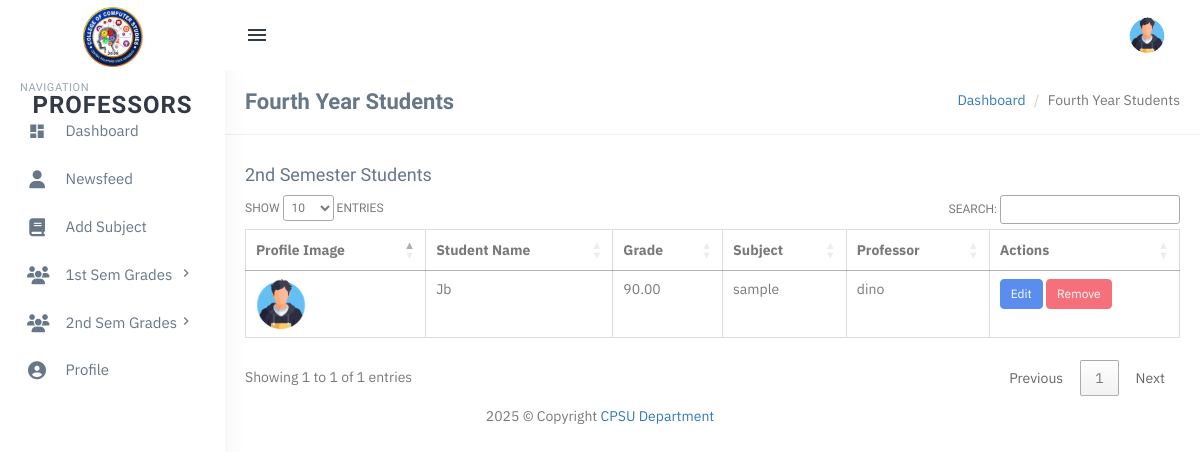
Page /users/professor/2ndsem-2nd-year.php (signed in) on the committed database.
### tables this page shows
CREATE TABLE `second_semester_students` (
  `id` int(11) NOT NULL,
  `student_id` int(11) NOT NULL,
  `grade` decimal(5,2) DEFAULT NULL,
  `subject_id` int(11) NOT NULL,
  `professor_id` int(11) NOT NULL,
  `semester` enum('1st Semester','2nd Semester') DEFAULT '2nd Semester',
  `date_added` timestamp NOT NULL DEFAULT current_timestamp(),
  `full_name` varchar(255) DEFAULT NULL
);

CREATE TABLE `users` (
  `id` int(11) NOT NULL,
  `full_name` varchar(255) NOT NULL,
  `email` varchar(255) NOT NULL,
  `password` varchar(255) NOT NULL,
  `role` enum('student','professor') NOT NULL,
  `year` varchar(255) DEFAULT NULL,
  `profile_image` varchar(255) DEFAULT './assets/profile-images/default-profile.png',
  `created_at` timestamp NOT NULL DEFAULT current_timestamp(),
  `year_level` varchar(20) DEFAULT 'Unassigned'
);

CREATE TABLE `subjects` (
  `id` int(11) NOT NULL,
  `subject_name` varchar(255) NOT NULL,
  `semester` enum('1st Semester','2nd Semester') NOT NULL,
  `created_at` timestamp NOT NULL DEFAULT current_timestamp()
);

CREATE TABLE `professors` (
  `id` int(11) NOT NULL,
  `full_name` varchar(255) NOT NULL,
  `email` varchar(255) NOT NULL,
  `password` varchar(255) NOT NULL,
  `created_at` timestamp NOT NULL DEFAULT current_timestamp(),
  `profile_image` varchar(255) DEFAULT NULL,
  `year_level` varchar(20) DEFAULT 'Unassigned'
);

### users/professor/2ndsem-2nd-year.php (the view, shortened to what this page needs)
<?php
include('includes/config.php');
$students_query = mysqli_query($con, "
SELECT u.id AS student_id, u.full_name, u.profile_image, u.created_at,
       fs.grade, fs.subject_id, fs.professor_id,
       s.subject_name, p.full_name AS professor_name
FROM users u
LEFT JOIN second_semester_students fs ON u.id = fs.student_id
LEFT JOIN subjects s ON fs.subject_id = s.id
LEFT JOIN professors p ON fs.professor_id = p.id
WHERE u.role = 'student'
  AND u.year = '2nd Year'
ORDER BY u.id ASC
");
$second_sem_students = mysqli_fetch_all($students_query, MYSQLI_ASSOC);
?>
<?php include('includes/topheader.php'); ?>
<?php include('includes/leftsidebar.php'); ?>
<link rel="stylesheet" href="https://cdn.datatables.net/1.13.4/css/jquery.dataTables.min.css">
<div class="content-page">
    <div class="content">
        <div class="container">
            <div class="row">
                <div class="col-xs-12">
                    <div class="page-title-box">
                        <h4 class="page-title">Fourth Year Students</h4>
                        <ol class="breadcrumb p-0 m-0">
                            <li><a href="#">Dashboard</a></li>
                            <li class="active">Fourth Year Students</li>
                        </ol>
                        <div class="clearfix"></div>
                    </div>
                </div>
            </div>
            <h4>2nd Semester Students</h4>
            <table id="secondSemesterTable" class="table table-bordered">
                <thead>
                    <tr>
                        <th>Profile Image</th>
                        <th>Student Name</th>
                        <th>Grade</th>
                        <th>Subject</th>
                        <th>Professor</th>
                        <th>Actions</th>
                    </tr>
                </thead>
                <tbody>
                    <?php foreach ($second_sem_students as $student) { ?>
                        <tr>
                            <td>
                                <img src="<?php echo (!empty($student['profile_image']) && file_exists('../student/assets/profile-images/' . basename($student['profile_image'])))
                                                ? '../student/assets/profile-images/' . basename($student['profile_image'])
                                                : '../student/assets/profile-images/default-profile.png'; ?>"
                                    alt="Profile Image" style="width: 50px; height: 50px;">
                            </td>
                            <td><?php echo htmlentities($student['full_name']); ?></td>
                            <td>
                                <?php if (!empty($student['grade'])) { ?>
                                    <span><?php echo $student['grade']; ?></span>
                                <?php } else { ?>
                                    <input type="number" class="form-control grade-input"
                                        data-student-id="<?php echo $student['student_id']; ?>">
                                <?php } ?>
                            </td>
                            <td>
                                <?php if (!empty($student['subject_name'])) { ?>
                                    <span><?php echo $student['subject_name']; ?></span>
                                <?php } ?>
                            </td>
                            <td>
                                <?php if (!empty($student['professor_name'])) { ?>
                                    <span><?php echo $student['professor_name']; ?></span>
                                <?php } ?>
                            </td>
                            <td>
                                <?php if (!empty($student['grade'])) { ?>
                                    <button class="btn btn-primary btn-sm edit-grade-btn"
                                        data-student-id="<?php echo $student['student_id']; ?>"
                                        data-grade="<?php echo $student['grade']; ?>">
                                        Edit
                                    </button>
                                    <form method="POST" action="2ndsem-2nd-year.php" style="display:inline;">
                                        <button type="submit" class="btn btn-danger btn-sm" onclick="return confirm('Are you sure you want to remove this grade?');">
                                            Remove
                                        </button>
                                    </form>
                                <?php } ?>
                            </td>
                        </tr>
                    <?php } ?>
                </tbody>
            </table>
        </div>
    </div>
</div>
<?php include('includes/footer.php'); ?>

### users/professor/assets/css/core.css (style rules this page uses)
body { font-family: "IBM Plex Sans", "Oxygen", "Ubuntu", "Cantarell", "Fira Sans", sans-serif; margin: 0; padding-bottom: 60px; overflow-x: hidden; color: #797979; }
html { position: relative; min-height: 100%; }
.h1, .h2, .h3, .h4, .h5, .h6, h1, h2, h3, h4, h5, h6 { color: #677788; font-family: 'Hind Madurai', sans-serif; margin: 10px 0; }
* { outline: none !important; }
.container { width: auto; }
.p-0 { padding: 0 !important; }
.m-0 { margin: 0 !important; }
.row { margin-right: -10px; margin-left: -10px; }
.col-lg-1, .col-lg-10, .col-lg-11, .col-lg-12, .col-lg-2, .col-lg-3, .col-lg-4, .col-lg-5, .col-lg-6, .col-lg-7, .col-lg-8, .col-lg-9, .col-md-1, .col-md-10, .col-md-11, .col-md-12, .col-md-2, .col-md-3, .col-md-4, .col-md-5, .col-md-6, .col-md-7, .col-md-8, .col-md-9, .col-sm-1, .col-sm-10, .col-sm-11, .col-sm-12, .col-sm-2, .col-sm-3, .col-sm-4, .col-sm-5, .col-sm-6, .col-sm-7, .col-sm-8, .col-sm-9, .col-xs-1, .col-xs-10, .col-xs-11, .col-xs-12, .col-xs-2, .col-xs-3, .col-xs-4, .col-xs-5, .col-xs-6, .col-xs-7, .col-xs-8, .col-xs-9 { padding-left: 10px; padding-right: 10px; }
.breadcrumb { background-color: transparent; margin-bottom: 15px; padding-top: 10px; padding-left: 0; }

### users/professor/assets/css/menu.css (style rules this page uses)
.content-page { margin-left: 225px; overflow: hidden; }
.content-page .content { padding: 0 5px 10px 5px; margin-top: 70px; }
.page-title { font-size: 22px; margin-bottom: 0; margin-top: 0; font-weight: 600; }
.page-title-box { padding: 20px; border-bottom: 1px solid #eee; margin: 0 -20px 20px -20px; }
.page-title-box .page-title { margin-bottom: 0; float: left; }
.page-title-box .breadcrumb { float: right; background-color: transparent !important; }

### rows in the picture
second_semester_students: student.profile_image (placeholder picture), student.full_name "Jb", grade "90.00", subject.subject_name "sample", professor.full_name "dino"
